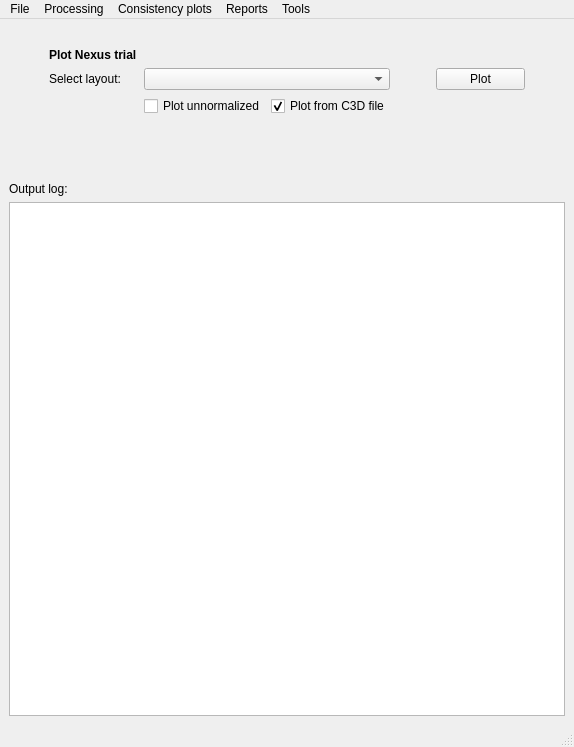
<?xml version="1.0" encoding="UTF-8"?>
<ui version="4.0">
 <class>MainWindow</class>
 <widget class="QMainWindow" name="MainWindow">
  <property name="geometry">
   <rect>
    <x>0</x>
    <y>0</y>
    <width>574</width>
    <height>747</height>
   </rect>
  </property>
  <property name="windowTitle">
   <string>gaitutils menu</string>
  </property>
  <widget class="QWidget" name="centralwidget">
   <layout class="QVBoxLayout" name="verticalLayout">
    <item>
     <spacer name="verticalSpacer">
      <property name="orientation">
       <enum>Qt::Vertical</enum>
      </property>
      <property name="sizeType">
       <enum>QSizePolicy::Fixed</enum>
      </property>
      <property name="sizeHint" stdset="0">
       <size>
        <width>10</width>
        <height>20</height>
       </size>
      </property>
     </spacer>
    </item>
    <item>
     <layout class="QGridLayout" name="gridLayout">
      <item row="2" column="0">
       <spacer name="horizontalSpacer_3">
        <property name="orientation">
         <enum>Qt::Horizontal</enum>
        </property>
        <property name="sizeType">
         <enum>QSizePolicy::Preferred</enum>
        </property>
        <property name="sizeHint" stdset="0">
         <size>
          <width>40</width>
          <height>20</height>
         </size>
        </property>
       </spacer>
      </item>
      <item row="2" column="4">
       <spacer name="horizontalSpacer_5">
        <property name="orientation">
         <enum>Qt::Horizontal</enum>
        </property>
        <property name="sizeType">
         <enum>QSizePolicy::Preferred</enum>
        </property>
        <property name="sizeHint" stdset="0">
         <size>
          <width>40</width>
          <height>20</height>
         </size>
        </property>
       </spacer>
      </item>
      <item row="2" column="2" colspan="2">
       <widget class="QComboBox" name="cbNexusTrialLayout">
        <property name="sizePolicy">
         <sizepolicy hsizetype="Preferred" vsizetype="Preferred">
          <horstretch>0</horstretch>
          <verstretch>0</verstretch>
         </sizepolicy>
        </property>
       </widget>
      </item>
      <item row="2" column="9">
       <spacer name="horizontalSpacer_4">
        <property name="orientation">
         <enum>Qt::Horizontal</enum>
        </property>
        <property name="sizeType">
         <enum>QSizePolicy::Preferred</enum>
        </property>
        <property name="sizeHint" stdset="0">
         <size>
          <width>40</width>
          <height>20</height>
         </size>
        </property>
       </spacer>
      </item>
      <item row="5" column="2">
       <widget class="QCheckBox" name="xbPlotUnnorm">
        <property name="sizePolicy">
         <sizepolicy hsizetype="Preferred" vsizetype="Fixed">
          <horstretch>0</horstretch>
          <verstretch>0</verstretch>
         </sizepolicy>
        </property>
        <property name="text">
         <string>Plot unnormalized</string>
        </property>
       </widget>
      </item>
      <item row="2" column="1">
       <widget class="QLabel" name="label_3">
        <property name="text">
         <string>Select layout:</string>
        </property>
       </widget>
      </item>
      <item row="5" column="1">
       <widget class="QLabel" name="label_5">
        <property name="text">
         <string/>
        </property>
       </widget>
      </item>
      <item row="2" column="7">
       <widget class="QPushButton" name="btnPlotNexusTrial">
        <property name="sizePolicy">
         <sizepolicy hsizetype="Preferred" vsizetype="Preferred">
          <horstretch>0</horstretch>
          <verstretch>0</verstretch>
         </sizepolicy>
        </property>
        <property name="text">
         <string>Plot</string>
        </property>
       </widget>
      </item>
      <item row="6" column="3">
       <widget class="QLabel" name="label_2">
        <property name="text">
         <string/>
        </property>
       </widget>
      </item>
      <item row="5" column="3">
       <widget class="QCheckBox" name="xbPlotFromC3D">
        <property name="text">
         <string>Plot from C3D file</string>
        </property>
        <property name="checked">
         <bool>true</bool>
        </property>
       </widget>
      </item>
      <item row="1" column="1" colspan="3">
       <widget class="QLabel" name="label_6">
        <property name="font">
         <font>
          <weight>75</weight>
          <bold>true</bold>
         </font>
        </property>
        <property name="text">
         <string>Plot Nexus trial</string>
        </property>
       </widget>
      </item>
     </layout>
    </item>
    <item>
     <spacer name="verticalSpacer_3">
      <property name="orientation">
       <enum>Qt::Vertical</enum>
      </property>
      <property name="sizeType">
       <enum>QSizePolicy::Fixed</enum>
      </property>
      <property name="sizeHint" stdset="0">
       <size>
        <width>10</width>
        <height>20</height>
       </size>
      </property>
     </spacer>
    </item>
    <item>
     <spacer name="verticalSpacer_2">
      <property name="orientation">
       <enum>Qt::Vertical</enum>
      </property>
      <property name="sizeType">
       <enum>QSizePolicy::Fixed</enum>
      </property>
      <property name="sizeHint" stdset="0">
       <size>
        <width>20</width>
        <height>20</height>
       </size>
      </property>
     </spacer>
    </item>
    <item>
     <widget class="QLabel" name="label_4">
      <property name="text">
       <string>Output log:</string>
      </property>
     </widget>
    </item>
    <item>
     <widget class="QPlainTextEdit" name="txtOutput"/>
    </item>
   </layout>
  </widget>
  <widget class="QMenuBar" name="menubar">
   <property name="geometry">
    <rect>
     <x>0</x>
     <y>0</y>
     <width>574</width>
     <height>21</height>
    </rect>
   </property>
   <widget class="QMenu" name="menuFile">
    <property name="title">
     <string>File</string>
    </property>
    <addaction name="actionOpts"/>
    <addaction name="actionQuit"/>
   </widget>
   <widget class="QMenu" name="menuAnalysis">
    <property name="title">
     <string>Tools</string>
    </property>
    <addaction name="actionTardieu_analysis"/>
   </widget>
   <widget class="QMenu" name="menuProcessing">
    <property name="title">
     <string>Processing</string>
    </property>
    <addaction name="actionAutoprocess_session"/>
    <addaction name="actionAutoprocess_single_trial"/>
    <addaction name="actionAutomark_events"/>
    <addaction name="actionRun_postprocessing_pipelines"/>
    <addaction name="actionConvert_session_videos_to_web_format"/>
    <addaction name="actionCopy_session_videos_to_desktop"/>
   </widget>
   <widget class="QMenu" name="menuReports">
    <property name="title">
     <string>Reports</string>
    </property>
    <addaction name="actionWeb_reports"/>
    <addaction name="actionCreate_PDF_report"/>
    <addaction name="actionCreate_comparison_PDF_report"/>
   </widget>
   <widget class="QMenu" name="menuPlotting">
    <property name="title">
     <string>Consistency plots</string>
    </property>
    <addaction name="actionTrial_velocity"/>
    <addaction name="actionTime_distance_average"/>
    <addaction name="actionKinematics_consistency"/>
    <addaction name="actionEMG_consistency"/>
    <addaction name="actionMuscle_length_consistency"/>
   </widget>
   <addaction name="menuFile"/>
   <addaction name="menuProcessing"/>
   <addaction name="menuPlotting"/>
   <addaction name="menuReports"/>
   <addaction name="menuAnalysis"/>
  </widget>
  <widget class="QStatusBar" name="statusbar"/>
  <action name="actionOptions">
   <property name="text">
    <string>Options...</string>
   </property>
  </action>
  <action name="actionQuit">
   <property name="text">
    <string>Quit</string>
   </property>
  </action>
  <action name="actionOptions_2">
   <property name="text">
    <string>Options...</string>
   </property>
  </action>
  <action name="actionOptions_3">
   <property name="text">
    <string>Options...</string>
   </property>
  </action>
  <action name="actionOptions_4">
   <property name="text">
    <string>Options</string>
   </property>
  </action>
  <action name="actionOpts">
   <property name="text">
    <string>Options...</string>
   </property>
  </action>
  <action name="actionTardieu_analysis">
   <property name="text">
    <string>Tardieu analysis...</string>
   </property>
  </action>
  <action name="actionAutoprocess_session">
   <property name="text">
    <string>Autoprocess session</string>
   </property>
  </action>
  <action name="actionAutoprocess_single_trial">
   <property name="text">
    <string>Autoprocess single trial</string>
   </property>
  </action>
  <action name="actionAutomark_events">
   <property name="text">
    <string>Automark events</string>
   </property>
  </action>
  <action name="actionRun_postprocessing_pipelines">
   <property name="text">
    <string>Run postprocessing pipelines</string>
   </property>
  </action>
  <action name="actionConvert_session_videos_to_web_format">
   <property name="text">
    <string>Convert session videos to web format</string>
   </property>
  </action>
  <action name="actionCopy_session_videos_to_desktop">
   <property name="text">
    <string>Copy session videos to desktop</string>
   </property>
  </action>
  <action name="actionCreate_PDF_report">
   <property name="text">
    <string>Create PDF report...</string>
   </property>
  </action>
  <action name="actionCreate_comparison_PDF_report">
   <property name="text">
    <string>Create comparison PDF report...</string>
   </property>
  </action>
  <action name="actionWeb_reports">
   <property name="text">
    <string>Web reports...</string>
   </property>
  </action>
  <action name="actionTrial_velocity">
   <property name="text">
    <string>Trial velocity</string>
   </property>
  </action>
  <action name="actionKinematics_average">
   <property name="text">
    <string>Kinematics average</string>
   </property>
  </action>
  <action name="actionTime_distance_average">
   <property name="text">
    <string>Time-distance average</string>
   </property>
  </action>
  <action name="actionKinematics_consistency">
   <property name="text">
    <string>Kinematics consistency</string>
   </property>
  </action>
  <action name="actionEMG_consistency">
   <property name="text">
    <string>EMG consistency</string>
   </property>
  </action>
  <action name="actionMuscle_length_consistency">
   <property name="text">
    <string>Muscle length consistency</string>
   </property>
  </action>
 </widget>
 <resources/>
 <connections/>
</ui>
